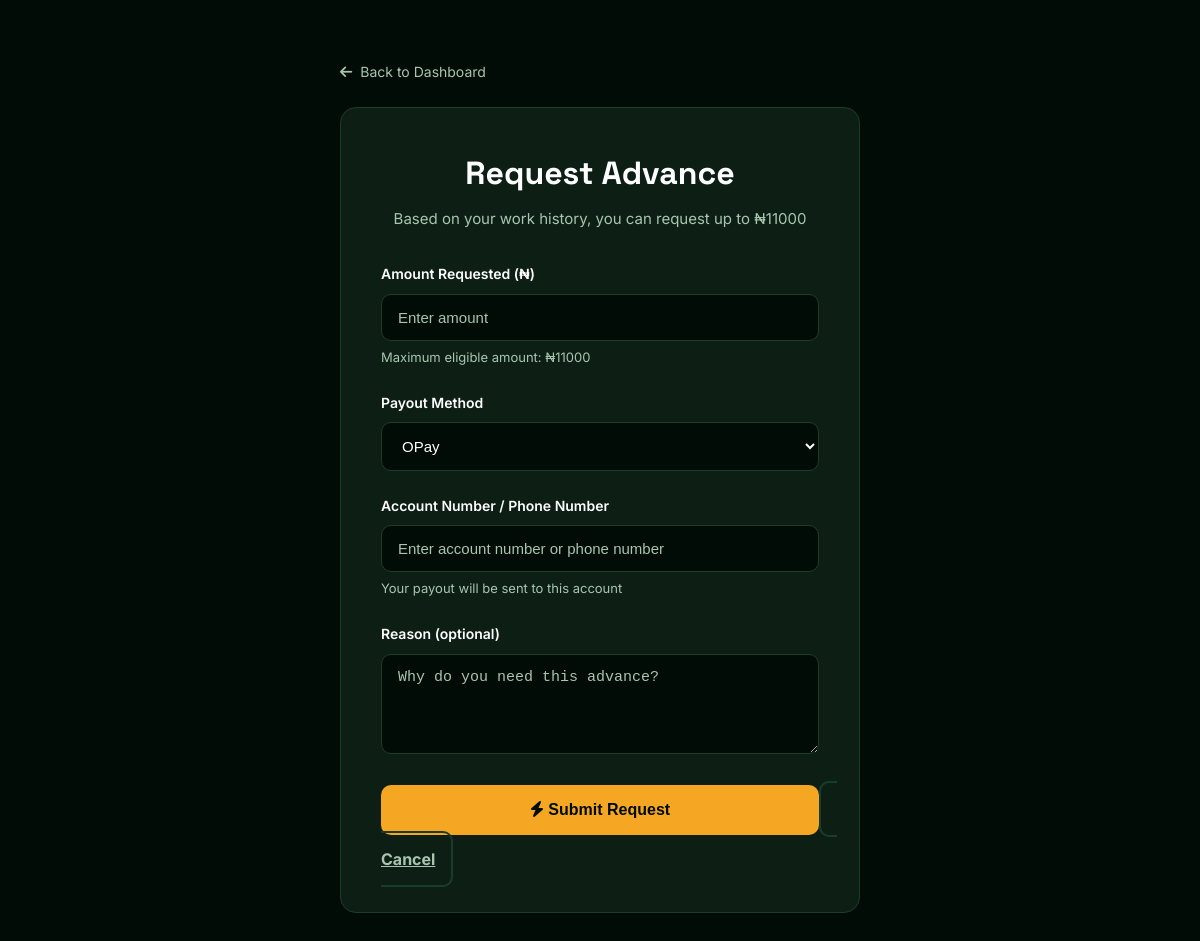
Before: /advance/request/ (signed in) with the older database file.
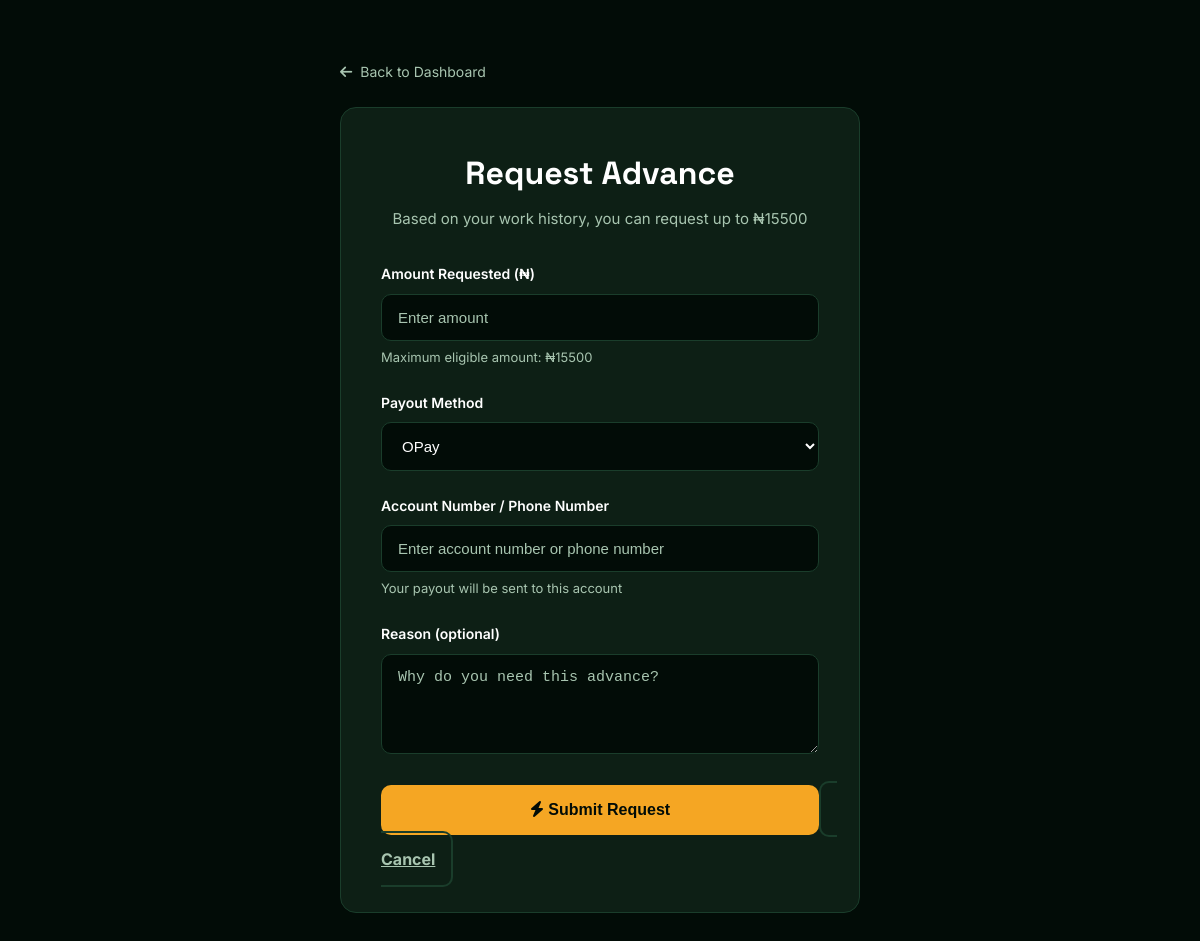
After: the same page with the newer database file.
### App/models.py (models this page shows, shortened)
class WorkerProfile(models.Model):
    JOB_TYPE_CHOICES = [
        ('uber_bolt', 'Uber/Bolt Driver'),
        ('bus_driver', 'Bus Driver'),
        ('market_trader', 'Market Trader'),
        ('artisan', 'Artisan/Technician'),
        ('delivery_rider', 'Delivery Rider'),
        ('other', 'Other'),
    ]
    user = models.OneToOneField(User, on_delete=models.CASCADE, related_name='worker_profile')
    job_type = models.CharField(max_length=20, choices=JOB_TYPE_CHOICES)
    phone_number = models.CharField(max_length=15)
    daily_avg_earnings = models.DecimalField(max_digits=10, decimal_places=2, default=0)
    total_shifts_logged = models.IntegerField(default=0)
    trust_score = models.IntegerField(default=0)
    is_eligible = models.BooleanField(default=False)
    max_advance_amount = models.DecimalField(max_digits=10, decimal_places=2, default=0)
    ai_insight = models.TextField(blank=True, null=True)
    last_insight_date = models.DateField(null=True, blank=True)
    created_at = models.DateTimeField(auto_now_add=True)

### App/views.py (the view, shortened to what this page needs)
# urls.py: path('advance/request/', views.advance_request, name='advance_request'),
@login_required(login_url='/login/')
def advance_request(request):
    profile = request.user.worker_profile
    return render(request, 'advance_request.html', {'max_advance_amount': profile.max_advance_amount})

### templates/advance_request.html (shortened to what this page needs)
{% load static %}
<!DOCTYPE html>
<html lang="en">
<head>
  <link rel="stylesheet" href="{% static 'css/dashboard.css' %}"/>
  <link rel="stylesheet" href="https://cdnjs.cloudflare.com/ajax/libs/font-awesome/6.5.0/css/all.min.css"/>
</head>
<body>
<div class="advance-page">
  <div class="advance-container">
    <a href="{% url 'dashboard' %}" class="back-link">
      <i class="fas fa-arrow-left"></i> Back to Dashboard
    </a>
    <div class="advance-card">
      <div class="advance-header">
        <h1>Request Advance</h1>
        <p>Based on your work history, you can request up to ₦{{ max_advance_amount|floatformat:0 }}</p>
      </div>
      <form method="post" action="{% url 'advance_request' %}">
        <div class="advance-form-group">
          <label class="advance-label">Amount Requested (₦)</label>
          <input type="number" name="amount_requested" class="advance-input"
                 placeholder="Enter amount"
                 min="100"
                 max="{{ max_advance_amount|floatformat:0 }}"
                 required>
          <div class="advance-hint">Maximum eligible amount: ₦{{ max_advance_amount|floatformat:0 }}</div>
        </div>
        <div class="advance-form-group">
          <label class="advance-label">Payout Method</label>
          <select name="payout_method" class="advance-select" id="payout_method" required>
            <option value="opay">OPay</option>
          </select>
        </div>
        <div class="advance-form-group" id="account_number_field">
          <label class="advance-label">Account Number / Phone Number</label>
          <input type="text" name="account_number" class="advance-input"
                 placeholder="Enter account number or phone number">
          <div class="advance-hint">Your payout will be sent to this account</div>
        </div>
        <div class="advance-form-group">
          <label class="advance-label">Reason (optional)</label>
          <textarea name="reason" class="advance-textarea"
                    placeholder="Why do you need this advance?"></textarea>
        </div>
        <button type="submit" class="advance-btn">
          <i class="fas fa-bolt"></i> Submit Request
        </button>
        <a href="{% url 'dashboard' %}" class="advance-btn advance-btn-secondary">
          Cancel
        </a>
      </form>
    </div>
  </div>
</div>
</body>
</html>

### static/css/dashboard.css (style rules this page uses)
*, *::before, *::after { box-sizing: border-box; margin: 0; padding: 0; }
:root { --green: #0A6640; --green-light: #1DB668; --gold: #F5A623; --bg: #020C07; --surface: #0D1F15; --surface2: #111E15; --border: #1A3D2B; --border-light: #22503A; --text: #FFFFFF; --muted: #A8C5B0; --dim: #5A8A6A; --danger: #EF4444; --warning: #F59E0B; --indigo: #6366F1; --sidebar-w: 260px; }
html { scroll-behavior: smooth; }
body { background: var(--bg); color: var(--text); font-family: 'Inter', sans-serif; font-size: 15px; line-height: 1.6; overflow-x: hidden; min-height: 100vh; }

### templates/advance_request.html (style rules this page uses)
.advance-page { min-height: 100vh; background: var(--bg); padding: 20px; }
.advance-container { max-width: 600px; margin: 0 auto; padding: 40px; }
.advance-card { background: var(--surface); border: 1px solid var(--border); border-radius: 16px; padding: 40px; }
.advance-header { text-align: center; margin-bottom: 32px; }
.advance-header h1 { font-family: 'Space Grotesk', sans-serif; font-weight: 700; font-size: 32px; color: var(--white); margin-bottom: 8px; }
.advance-header p { color: var(--muted); font-size: 15px; }
.advance-form-group { margin-bottom: 24px; }
.advance-label { display: block; font-weight: 600; color: var(--white); margin-bottom: 8px; font-size: 14px; }
.advance-input, .advance-select, .advance-textarea { width: 100%; padding: 14px 16px; background: var(--bg); border: 1px solid var(--border); border-radius: 10px; color: var(--white); font-size: 15px; transition: all 0.2s; }
.advance-input::placeholder, .advance-textarea::placeholder { color: var(--muted); }
.advance-textarea { resize: vertical; min-height: 100px; }
.advance-hint { font-size: 13px; color: var(--muted); margin-top: 6px; }
.advance-btn { width: 100%; padding: 16px; background: var(--gold); border: none; border-radius: 10px; color: var(--bg); font-weight: 700; font-size: 16px; cursor: pointer; transition: all 0.2s; margin-bottom: 12px; }
.advance-btn-secondary { background: transparent; border: 2px solid var(--border); color: var(--muted); }
.back-link { display: inline-flex; align-items: center; gap: 8px; color: var(--muted); text-decoration: none; font-size: 14px; margin-bottom: 24px; transition: color 0.2s; }

Changed rows visible on the page:
changed WorkerProfile: max_advance_amount "11000" → "15500"
